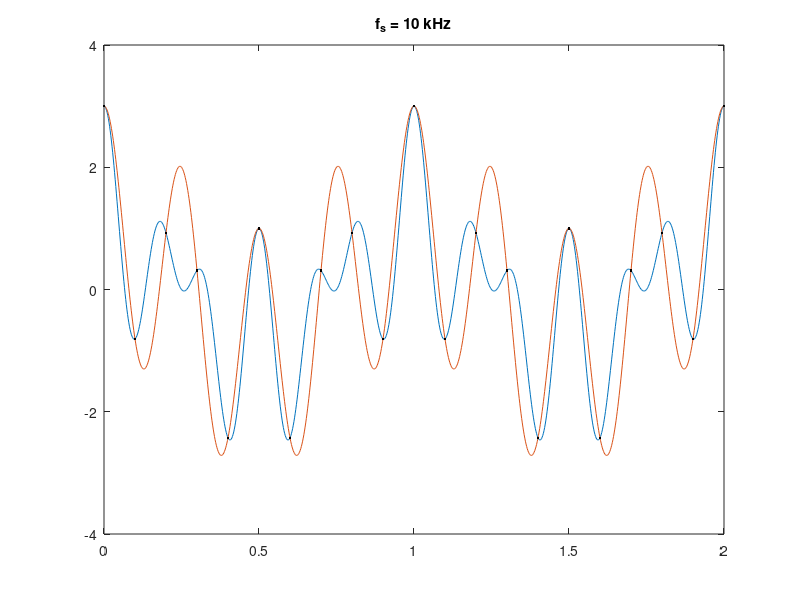

This figure's MATLAB source:
%{
 %% Problem 1.1
 w1 = 0.05*pi;
 w2 = 0.1*pi;
 w3 = 0.2*pi;
 B = [2*cos(2*w1) 2*cos(w1) 1; 2*cos(2*w2) 2*cos(w2) 1; 2*cos(2*w3) 2*cos(w3) 1];
 Y = [0; 1; 0];
 b = B\Y;
 
 disp(b);

%% Problem 1.2
B = @(w) 2*b(1)*cos(2*w)+2*b(2)*cos(w)+b(3);
H = @(w) exp(-2*1i*w).*B(w);

n = linspace(0,0.25*pi);

figure;
plot(n,abs(H(n)),'-b');
hold on;
plot(w1,abs(H(w1)),'.r');
plot(w2,abs(H(w2)),'.r');
plot(w3,abs(H(w3)),'.r');
title("FIR notch filter");
hold off;

%% Problem 1.3
n = linspace(0,100);

H = [b(1), b(2), b(3), b(2), b(1)];
s = @(n) sin(w2.*n);
v = @(n) sin(w1.*n) + sin(w3.*n);
x = @(n) s(n) + v(n);
y =@(n) filter(H, 1, x(n));
yv = @(n) filter(H, 1, v(n));
s2 = @(n) sin(w2*(n-2)).*(n>=2);

figure;
plot(n, x(n));
hold on;
plot(n, s(n));
plot(n, y(n));
xlim([0, 100]);
ylim([-3, 3]);
title('input and output signals');
hold off;

n_table = 0:9; 
fprintf('n     s(n)     s(n-2)     y(n)      v(n)      y_v(n)\n');
fprintf('-------------------------------------------------------\n'); 
fprintf('%d %9.4f %9.4f %9.4f %9.4f %9.4f\n',[n_table; s(0:9); s2(0:9); y(0:9); v(0:9); yv(0:9)]);

%% Problem 1.4
H = @(w) exp(-2*1i*w).*B(w);
n = linspace(0, pi, 5000);

figure; 
plot(n/pi, abs(H(n)));
hold on;
plot(w1/pi, abs(H(w1)), '.r');
plot(w2/pi, abs(H(w2)), '.r');
plot(w3/pi, abs(H(w3)), '.r');
xlim([0, 1]);
ylim([0, 800]);
title('FIR notch filter');
hold off;
sum = 0;
for i=1:length(H)
    sum = sum - H(i).^2; 
end
noise = sqrt(sum);
display(noise);

b = [.984011, -3.535954, 5.113142, -3.535954, 0.984011];
a = [1, -3.557832, 5.093644, -3.487380, 0.960788];
Hmag = abs(freqz(b, a, n)); 

figure; 
plot(n/pi, Hmag);
hold on;
plot(w1/pi, abs(H(w1)), '.r');
plot(w2/pi, abs(H(w2)), '.r');
plot(w3/pi, abs(H(w3)), '.r');
xlim([0, 1]);
ylim([0, 2]);
title('cascade of IIR notch filters');
hold off;

n = 0:300; 
H = impz(b, a, 301); 
y =@(n) filter(H, 1, x(n));

figure; 
plot(n, x(n));
hold on;
plot(n, s(n));
plot(n, y(n));
xlim([0, 300]);
ylim([-3, 3]);
title('input and output signals');
hold off;

n = 0:600;
H = impz(b, a, 601);
for i=1:length(H) 
    sum = sum - H(i).^2; 
end
noise = sqrt(sum);
display(noise);

yv = @(n) filter(H, 1, v(n));  

figure;
plot(n, v(n));
hold on;
plot(n, yv(n));
xlim([0, 600]);
ylim([-3, 3]);
title('filtered interference'); 
hold off;

n40 = log(0.01)/log(max(abs(roots(a))));
display(n40);

%% Problem 2.1
w0 = 0.2*pi;
B = 0.1;
w1 = 0.05*pi;
n = linspace(0, pi);

H = @(w) 1i*B.*sin(w)./(cos(w)-cos(w0)+1i*B.*sin(w));

left = acos((cos(w0)+B*sqrt(B^2+(sin(w0))^2))/(1+B^2));
right = acos((cos(w0)-B*sqrt(B^2+(sin(w0)^2)))/(1+B^2));
w3dB = [left right];

figure;
plot(n/pi,abs(H(n)));
hold on;
plot(w0/pi,abs(H(w0)), 'ro');
plot(w1/pi,abs(H(w1)), 'rs');
plot(w3dB/pi,abs(H(w3dB)), 'r.-');
xlim([0, 1]);
ylim([0, 1.1]);
title('peak filter, w_1 = 0.05\pi');
hold off;

%% Problem 2.2
w0 = 0.2*pi;
B = 0.1;
w1 = 0.05*pi;
n = linspace(0, pi);

T = @(w) -(1./w).*atan((cos(w)-cos(w0))./(B.*sin(w)));

figure;
plot(n/pi,T(n));
hold on;
plot(w0/pi,T(w0), 'ro');
plot(w1/pi,T(w1), 'rs');
xlim([0, 1]);
ylim([-12, 4]);
title('phase delay, T(w) = -arg(H(w))/w');
hold off;

%% Problem 2.3
w0 = 0.2*pi;
B = 0.1;
w1 = 0.05*pi;
n = 0:100;

x = @(n) sin(w1.*n);
b = (B/(1+B)).*[1,0,-1];
a = [1,-2*cos(w0)/(1+B),(1-B)/(1+B)];
y = filter(b, a, x(n));

figure;
stem(n, x(n));
hold on;
stem(n, y);
xlim([0, 100]);
ylim([-1.2, 1.2]);
title('input and output signals');
hold off;

figure;
plot(n,x(n));
hold on;
plot(n, y);
xlim([0, 100]);
ylim([-1.2, 1.2]);
title('input and output signals');
hold off;

display(T(w1));
display(abs(T(w1)));

%% Problem 2.4
w0 = 0.2*pi;
B = 0.1;
w1 = 0.3*pi;
n = linspace(0, pi);

H = @(w) 1i*B.*sin(w)./(cos(w)-cos(w0)+1i*B.*sin(w));

left = acos((cos(w0)+B*sqrt(B^2+(sin(w0))^2))/(1+B^2));
right = acos((cos(w0)-B*sqrt(B^2+(sin(w0)^2)))/(1+B^2));
w3dB = [left right];

figure;
plot(n/pi, abs(H(n)));
hold on;
plot(w0/pi, abs(H(w0)), 'ro');
plot(w1/pi, abs(H(w1)), 'rs');
plot(w3dB/pi, abs(H(w3dB)), 'r.-');
xlim([0, 1]);
ylim([0, 1.1]);
title('peak filter, w_1 = 0.30\pi');
hold off;

T = @(w) -(1./w).*atan((cos(w)-cos(w0))./(B.*sin(w)));

figure;
plot(n/pi, T(n));
hold on;
plot(w0/pi, T(w0), 'ro');
plot(w1/pi, T(w1), 'rs');
xlim([0, 1]);
ylim([-12, 4]);
title('phase delay, T(w) = -arg(H(w))/w');
hold off;

n = 0:100;

x = @(n) sin(w1.*n);
b = (B/(1+B)).*[1,0,-1];
a = [1,-2*cos(w0)/(1+B),(1-B)/(1+B)];
y = filter(b,a,x(n));

figure;
plot(n, x(n));
hold on;
plot(n, y);
xlim([0, 100]);
ylim([-1.2, 1.2]);
title('input and output signals');
hold off;

figure;
stem(n, x(n));
hold on;
stem(n, y);
xlim([0, 100]);
ylim([-1.2, 1.2]);
title('input and output signals');
hold off;

display(T(w1));
display(abs(T(w1)));

%% Problem 3.1
T = 0:.2:2;
n = linspace(0, 2, 1000);

x = @(t) cos(2*pi*t) + cos(8*pi*t) + cos(12*pi*t);
xa = @ (t) 3 * cos(2*pi*t);

figure;
plot(n, x(n));
hold on;
plot(n, xa(n));
plot(T,x(T),'k.');
xlim([0, 2]);
ylim([-4, 4]);
title('f_s = 5 kHz')
hold off;
%}
%% Problem 3.2
T = 0:.1:2;
n = linspace(0, 2, 1000);

x = @(t) cos(2*pi*t) + cos(8*pi*t) + cos(12*pi*t);
x_a = @ (t) cos(2*pi*t) + 2 * cos(8*pi*t);

figure;
plot(n,x(n));
hold on;
plot(n,x_a(n));
plot(T,x(T),'k.');
xlim([0, 2]);
ylim([-4, 4]);
title('f_s = 10 kHz')
